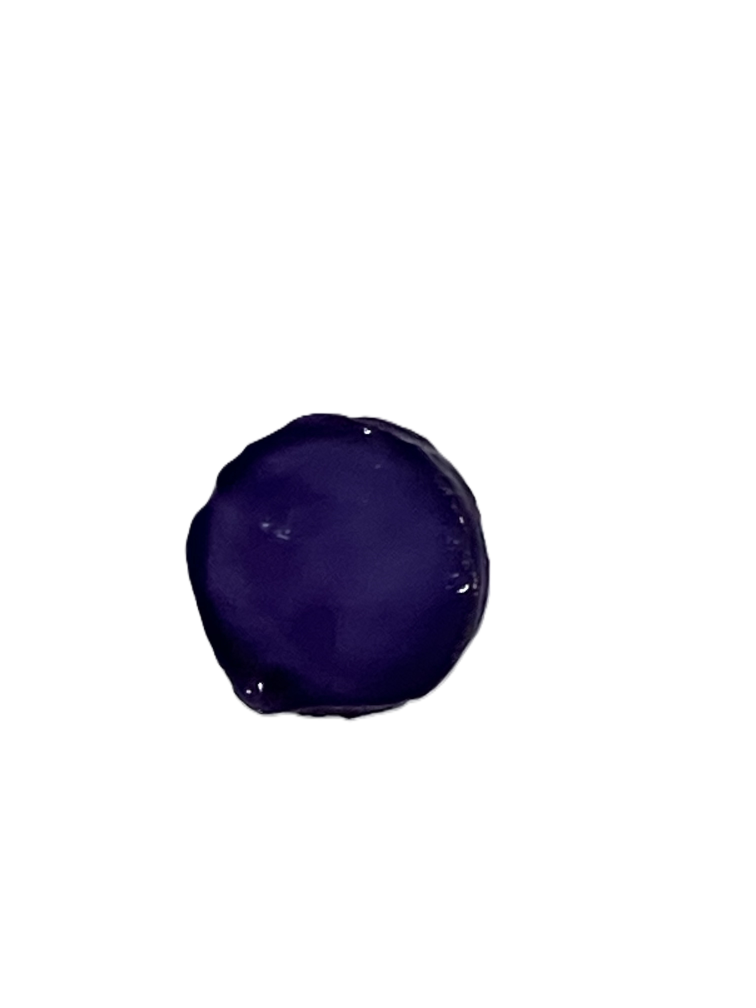
#> input picture 50mM 6h/0h.jpg, 3024 x 4032 px (shown at 1/4 size); its folder holds 4 pictures in this run
$ python over_time.py
#> lines starting #> are read from the running program, lines starting #| are printed output that depends on the picture; after the words box and inside, x2 and y2 are one past the last pixel; in counts of white or black regions, pixels touching at a corner belong together
import matplotlib.pyplot as plt
import numpy as np
import os
import pandas as pd
import re
import skimage as ski
from natsort import natsorted


def load_images(folder_name):
  """Load images in the folder."""
  folder_path = os.path.join(os.getcwd(), folder_name)
  list_files = os.listdir(folder_path)
  list_files = natsorted(list_files)
  image_dict = {}
  for filename in list_files:
    file_path = os.path.join(folder_path, filename)
    image_dict[filename] = ski.io.imread(file_path)
  return image_dict

def get_rgb(img):
  """Get the average RGB of an image."""
  # Create a mask for white regions
  white_mask = np.all(img == [255, 255, 255], axis=-1)
  # Invert the mask to select non-white regions
  non_white_mask = ~white_mask
  # Extract non-white pixels from the image
  non_white_pixels = img[non_white_mask]
  # Calculate the average RGB values for non-white regions
  average_rgb = np.mean(non_white_pixels, axis=0)
  normalized_rgb = [i*100/255 for i in average_rgb]
  return normalized_rgb

def comparison(imgs):
  """Display the result of comparison and the RGB value of each one."""
  # Count number
  number = len(imgs)
  if number < 1:
    return
  # Remove background
  image_names = list(imgs.keys())
  # Display images
  fig = plt.figure(figsize=(8, 8))
  axes = np.zeros((2, number), dtype=object)
  for i in range(0, number):
    axes[0, i] = fig.add_subplot(2, number, 1+i)
    axes[0, i].axis("off")
    axes[0, i].imshow(imgs[image_names[i]])
    axes[0, i].set_title(image_names[i][:-4])
  axes[1, 0] = fig.add_subplot(2, 1, 2)
  # Show RGB values
  time = np.array([int(re.findall(r'\d+', i)[0]) for i in image_names])
  rgb = []
  for i in image_names:
    color = get_rgb(imgs[i])
    rgb.append(color)
  # Plots and errorbars of R
  red = np.array([i[0] for i in rgb])
  p1 = axes[1, 0].plot(time, red, color="lightcoral", marker="o")
  # Plots and errorbars of G
  green = np.array([i[1] for i in rgb])
  p2 = axes[1, 0].plot(time, green, color="yellowgreen", marker="D")
  # Plots and errorbars of B
  blue = np.array([i[2] for i in rgb])
  p3 = axes[1, 0].plot(time, blue, color="cornflowerblue", marker="s")
  # Add legends
  axes[1, 0].legend((p1[0], p2[0], p3[0]), ("R", "G", "B"), loc='center right')
  # axis label
  axes[1, 0].set_ylabel('Percentage of RGB color (%)')
  axes[1, 0].set_xlabel('Time (h)')
  plt.ylim(0, 100)
  plt.show()
  # Export as excel
  df = pd.DataFrame([[50] + [a] + b for a, b in zip(time, rgb)],
  columns=['Lactate concentration (mM)', 'Time (h)', 'R (%)', 'G (%)', 'B (%)'])
  df.to_excel("excel/50 mM over time.xlsx", index=False)

def main():
  image_dict = load_images('50mM 6h')
#> image_dict = 4 items
  comparison(image_dict)
#> in comparison, `number = len(imgs)`: number = 4
#> in comparison, `image_names = list(imgs.keys())`: image_names = ['0h.jpg', '1h.jpg', '2h.jpg', '3h.jpg']
#> in comparison, `time = np.array([int(re.findall(r'\d+', i)[0]) for i in image_names])`: time = [0, 1, 2, 3]
#> the loop in comparison, `for i in image_names:` made 4 passes
#> (i, average_rgb in get_rgb, color) on passes 1 to 4: ('0h.jpg', [30.64, 21.04, 66.34], [12.02, 8.25, 26.02]), ('1h.jpg', [38.63, 31.02, 76.14], [15.15, 12.17, 29.86]), ('2h.jpg', [53.47, 43.97, 92.06], [20.97, 17.24, 36.1]), ('3h.jpg', [43.45, 36.46, 80.07], [17.04, 14.3, 31.4])
#> pass 1, in get_rgb, `white_mask = np.all(img == [255, 255, 255], axis=-1)`:
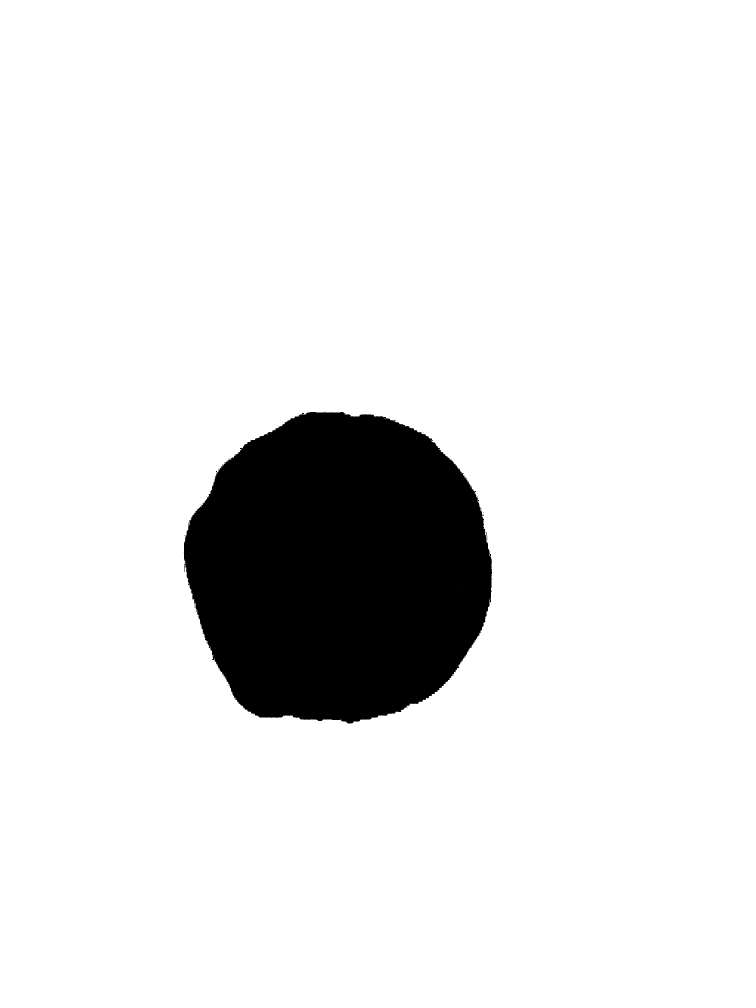
#> white_mask: shape (4032, 3024) bool (shown at 1/4 size); 90.1% white; 172 black regions (169 under 20 px), largest, box (x1, y1, x2, y2) and area: (735, 1648, 1968, 2894) 1208750, (736, 2256, 739, 2288) 68, (1208, 1652, 1216, 1657) 35
#> pass 1, in get_rgb, `non_white_mask = ~white_mask`:
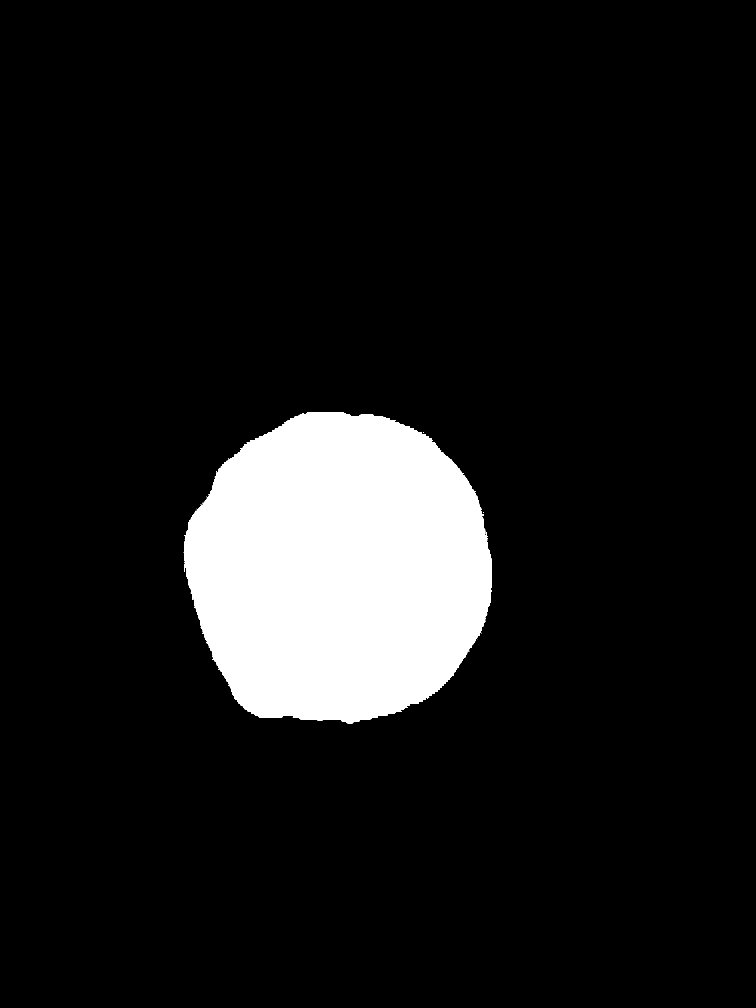
#> non_white_mask: shape (4032, 3024) bool (shown at 1/4 size); 9.9% white; 172 white regions (169 under 20 px), largest, box (x1, y1, x2, y2) and area: (735, 1648, 1968, 2894) 1208750, (736, 2256, 739, 2288) 68, (1208, 1652, 1216, 1657) 35
#> pass 2, in get_rgb (call 2), `white_mask = np.all(img == [255, 255, 255], axis=-1)`:
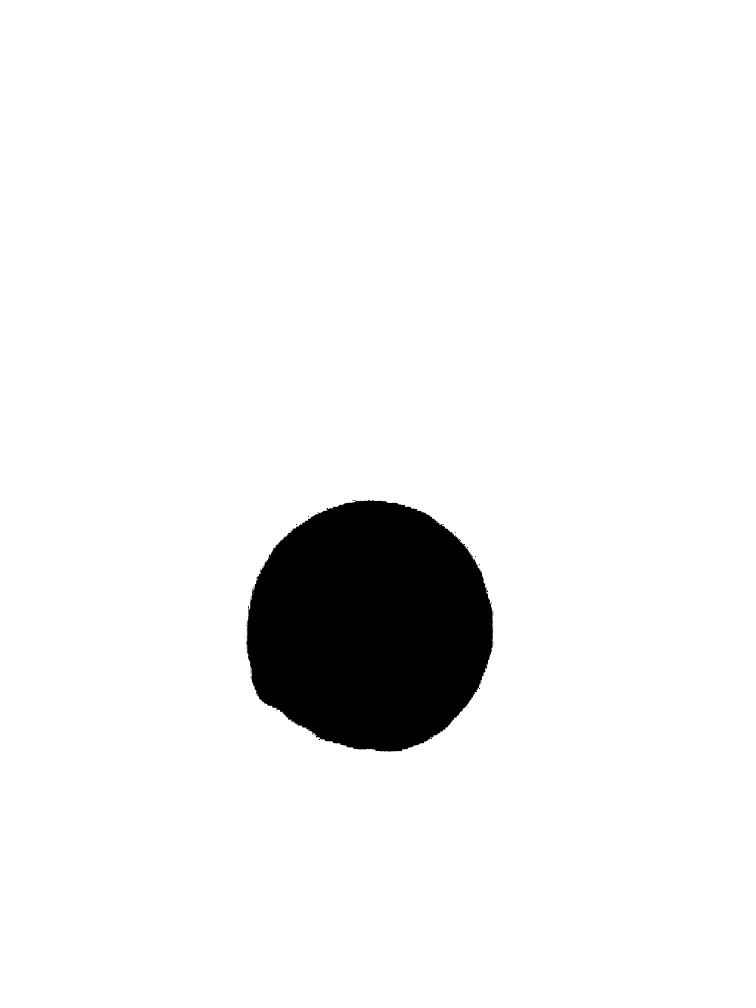
#> white_mask: shape (4032, 3024) bool (shown at 1/4 size); 93.6% white; 195 black regions (183 under 20 px), largest, box (x1, y1, x2, y2) and area: (985, 2002, 1972, 3007) 776486, (992, 2422, 996, 2453) 67, (1408, 2000, 1424, 2002) 32
#> pass 2, in get_rgb (call 2), `non_white_mask = ~white_mask`:
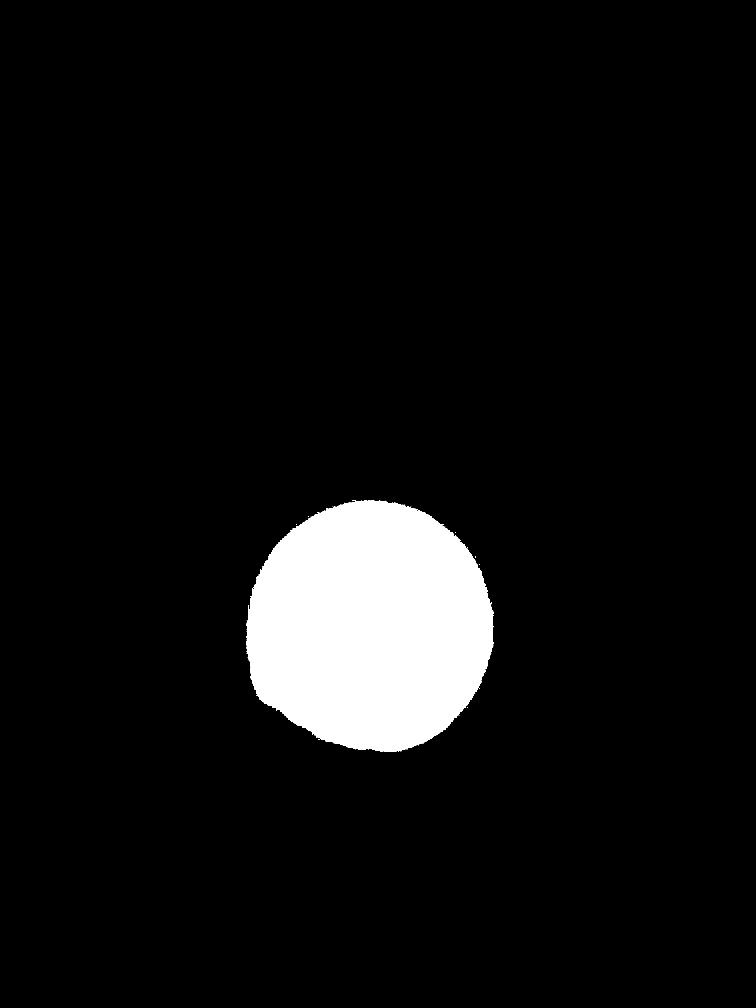
#> non_white_mask: shape (4032, 3024) bool (shown at 1/4 size); 6.4% white; 195 white regions (183 under 20 px), largest, box (x1, y1, x2, y2) and area: (985, 2002, 1972, 3007) 776486, (992, 2422, 996, 2453) 67, (1408, 2000, 1424, 2002) 32
#> after the loop in comparison, `for i in image_names:`: rgb = [[12.02, 8.25, 26.02], [15.15, 12.17, 29.86], [20.97, 17.24, 36.1], [17.04, 14.3, 31.4]]
#> in comparison, `red = np.array([i[0] for i in rgb])`: red = [12.02, 15.15, 20.97, 17.04]
#> in comparison, `p1 = axes[1, 0].plot(time, red, color="lightcoral", marker="o")`: p1 = 1 item
#> in comparison, `green = np.array([i[1] for i in rgb])`: green = [8.25, 12.17, 17.24, 14.3]
#> in comparison, `p2 = axes[1, 0].plot(time, green, color="yellowgreen", marker="D")`: p2 = 1 item
#> in comparison, `blue = np.array([i[2] for i in rgb])`: blue = [26.02, 29.86, 36.1, 31.4]
#> in comparison, `p3 = axes[1, 0].plot(time, blue, color="cornflowerblue", marker="s")`: p3 = 1 item
#> in comparison, `plt.show()`:
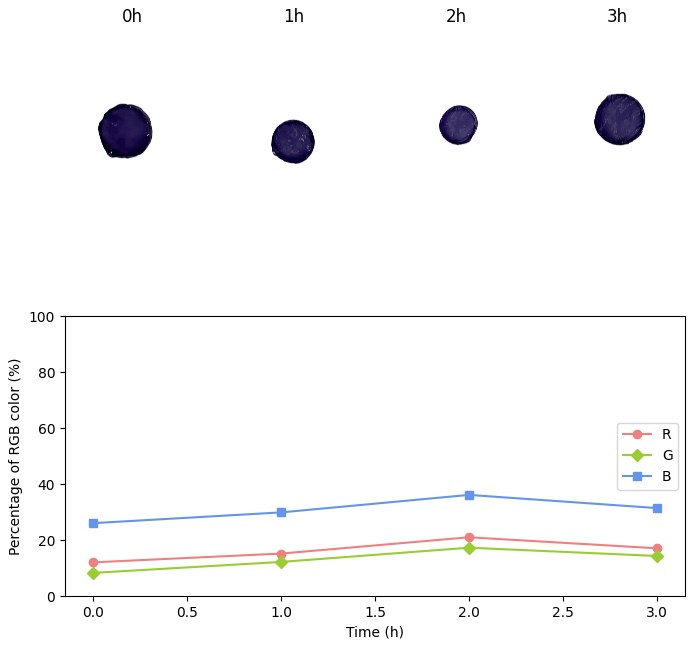
#> figure drawn by matplotlib, 5 panels
#> in comparison, `df = pd.DataFrame([[50] + [a] + b for a, b in zip(time, rgb)], columns..`: df = table of 4 rows and 5 columns


if __name__ == "__main__":
#> (the run stopped early here; a loop or call above may not have finished)
